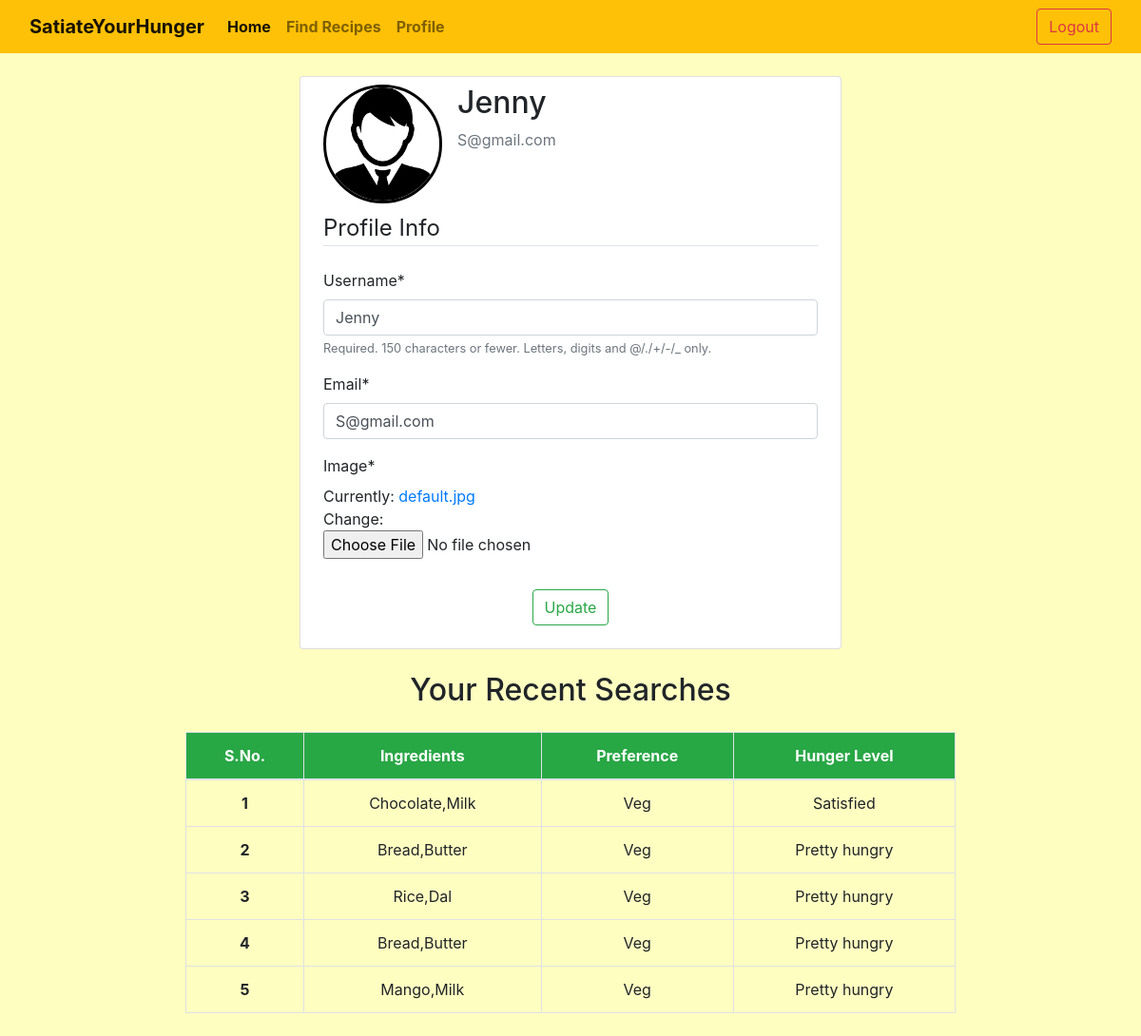
Screenshot of /user/profile/ (signed in) with the database file from the repository.
### users/models.py (models this page shows, shortened)
class CustomUser(AbstractUser):
    locality = models.CharField(max_length=150)
    pincode = models.CharField(max_length=6)
    city = models.CharField(max_length=50)
    state = models.CharField(max_length=50)

class Profile(models.Model):
    user = models.OneToOneField(CustomUser,on_delete=models.CASCADE)
    image = models.ImageField(default='default.jpg',upload_to='profile_pics')

### recipes/models.py (models this page shows, shortened)
class RecentSearches(models.Model):
    user = models.ForeignKey(CustomUser,on_delete=models.CASCADE,null=True)
    ingredients = models.CharField(max_length=1000)
    food_cat = models.CharField(max_length=20)
    hunger_level = models.CharField(max_length=50)
    class Meta:
        verbose_name_plural = 'RecentSearches'

### users/views.py (the view)
# urls.py: path('profile/',views.profile,name="profile"),
@login_required
def profile(request):
    if request.method=="POST":
        u_form = UserUpdateForm(request.POST,instance=request.user)
        p_form = ProfileUpdateForm(request.POST,request.FILES,instance=request.user.profile)
        if u_form.is_valid() and p_form.is_valid():
            u_form.save()
            p_form.save()
            messages.success(request,'Your account info has been updated!')
            return redirect('profile')
    else:
        u_form = UserUpdateForm(instance=request.user)
        p_form = ProfileUpdateForm(instance=request.user.profile)
        recent_searches = RecentSearches.objects.filter(user=request.user).order_by('-id')[:5]
        if recent_searches:
            context = { 'u_form':u_form,
                        'p_form':p_form,
                        'recent_searches':recent_searches}
        else:
            context = { 'u_form':u_form,
                        'p_form':p_form,}
    return render(request,'users/profile.html',context)

### users/forms.py
class UserUpdateForm(forms.ModelForm):
    email = forms.EmailField()
    class Meta:
        model = CustomUser
        fields = ['username','email']

class ProfileUpdateForm(forms.ModelForm):
    class Meta:
        model = Profile
        fields = ['image']

### users/templates/users/profile.html (shortened to what this page needs)
{% extends "main_app/index.html" %}
{% load crispy_forms_tags %}
{% block content %}
<div class="container" style="max-width: 50%;">
    <div class="card px-4 py-2 my-4">
        <div class="media">
        <img class="rounded-circle account-img" style="border: 3px solid black;" src="{{ user.profile.image.url }}" height="125" width="125">
        <div class="media-body">
            <h2 class="account-heading ml-3">{{ user.username }}</h2>
            <p class="text-secondary ml-3">{{ user.email }}</p>
        </div>
        </div>
        <form method="POST" enctype="multipart/form-data">
            <fieldset class="form-group">
                <legend class="border-bottom mb-4 pt-2">Profile Info</legend>
                {{ u_form|crispy }}
                {{ p_form|crispy }}
            </fieldset>
            <div class="form-group text-center">
                <button class="btn btn-outline-success" type="submit">Update</button>
            </div>
        </form>
    </div>
</div>
<div class="container mb-4" style="max-width: 70%;">
<h2 class="text-center mb-4">Your Recent Searches</h2>
    {% if not recent_searches %}
    <div class="card mb-4">
        <div class="card-body">
        <h5 class="card-title text-center">You have no searches yet!</h5>
        </div>
    </div>
    {% else %}
    <table class="table table-bordered table-hover text-center">
        <thead>
          <tr class="bg-success text-white">
            <th scope="col">S.No.</th>
            <th scope="col">Ingredients</th>
            <th scope="col">Preference</th>
            <th scope="col">Hunger Level</th>
          </tr>
        </thead>
        <tbody>
        {% for i in recent_searches %}
          <tr>
            <th scope="row">{{ forloop.counter }}</th>
            <td>{{ i.ingredients }}</td>
            <td>{{ i.food_cat }}</td>
            <td>{{ i.hunger_level }}</td>
        {% endfor %}
        </tbody>
      </table>
    </div>
      {% endif %}
{% endblock content%}

### recipes/static/css/style.css (style rules this page uses)
body { margin: 0; padding: 0; }

### rows the page displays
CustomUser: profile.image (placeholder picture), username "Jenny", email "S@gmail.com"
RecentSearches: ingredients "Chocolate,Milk", food_cat "Veg", hunger_level "Satisfied"
RecentSearches: ingredients "Bread,Butter", food_cat "Veg", hunger_level "Pretty hungry"
RecentSearches: ingredients "Rice,Dal", food_cat "Veg", hunger_level "Pretty hungry"
RecentSearches: ingredients "Bread,Butter", food_cat "Veg", hunger_level "Pretty hungry"
RecentSearches: ingredients "Mango,Milk", food_cat "Veg", hunger_level "Pretty hungry"
